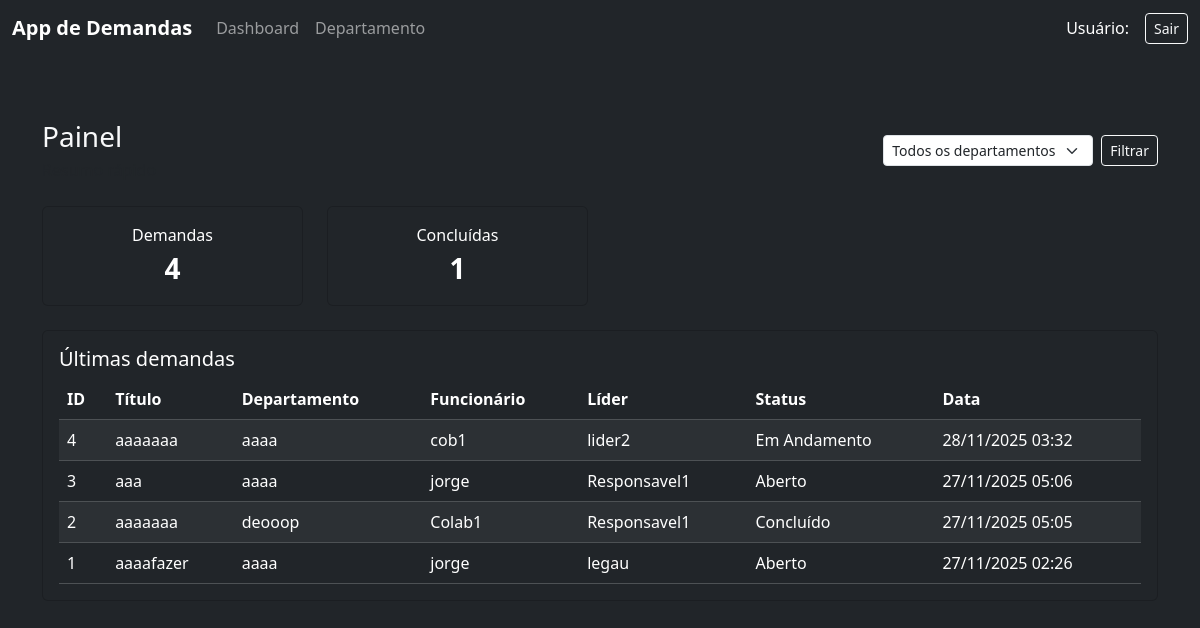
The app's page /privado/, older data.
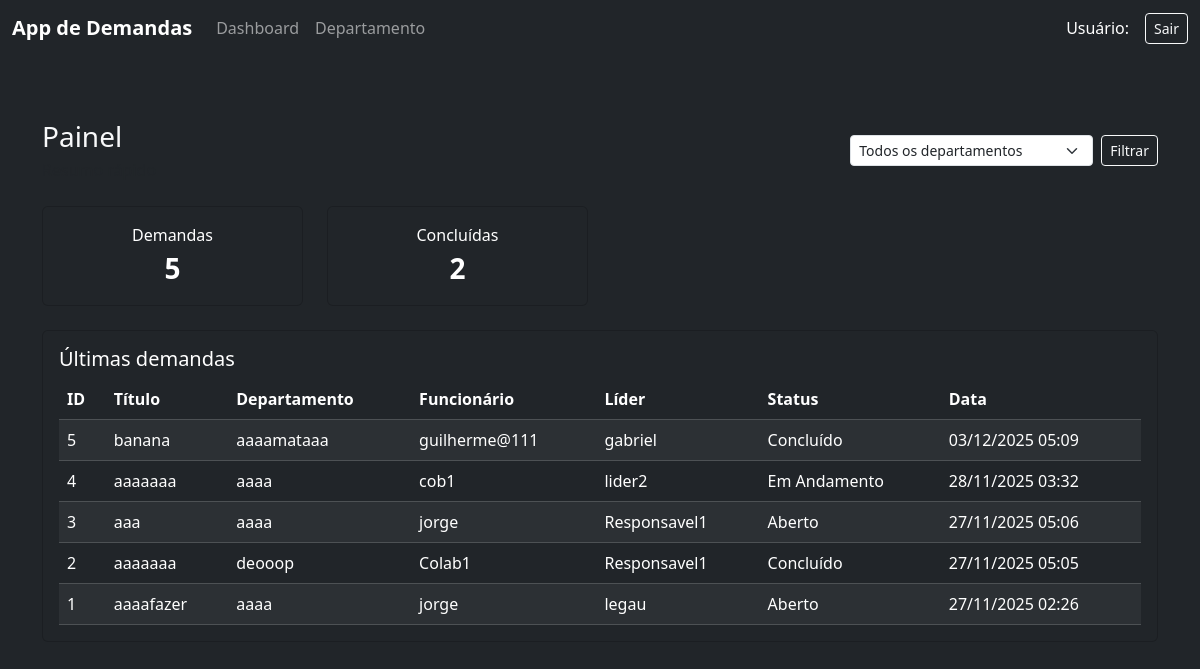
The same page, newer data.
### demanda/models.py (models this page shows, shortened)
class Demanda(models.Model):
    funcionario = models.ForeignKey(Usuario, on_delete=models.CASCADE, related_name='demandas_funcionario')
    lider = models.ForeignKey(Usuario, on_delete=models.CASCADE, related_name='demandas_lider')
    departamento = models.ForeignKey(Departamento, on_delete=models.CASCADE, related_name='demandas_departamento')
    titulo = models.CharField(max_length=30)
    descricao = models.TextField()
    tipo = models.CharField(max_length=20, choices=Tipo_Demanda.choices, default=Tipo_Demanda.CORRECAO)
    data_criacao = models.DateTimeField(auto_now_add=True)
    prazo = models.DateTimeField()
    anexo = models.FileField(upload_to='anexos/', null=True, blank=True)
    status = models.CharField(max_length=15, choices=Tipo_Status.choices, default=Tipo_Status.ABERTO)

### departamento/models.py (models this page shows, shortened)
class Departamento(models.Model):
    id = models.AutoField(primary_key=True)
    nome = models.CharField(max_length=100, unique=True)
    lideres = models.ManyToManyField('usuario.Usuario', related_name='departamentos_liderados')
    membros = models.ManyToManyField('usuario.Usuario', related_name='departamentos', blank=True)

### usuario/models.py (models this page shows, shortened)
class Usuario(models.Model):
    id = models.AutoField(primary_key=True)
    nome = models.CharField(max_length=100)
    usuario = models.CharField(max_length=100)
    senha = models.CharField(max_length=100)
    matricula = models.CharField(max_length=20, unique=True)
    tipo = models.CharField(max_length=4, choices=Tipo_Usuario.choices)
    email = models.EmailField(unique=True)
    status = models.CharField(max_length=4, choices=Status.choices, default=Status.ATIVO)

### dashboard/views.py (the view, shortened to what this page needs)
# urls.py: path('', views.index, name='index'),
def index(request):
    dept_id = request.GET.get('dept')
    usuario_obj = None
    usuario_id = request.session.get('usuario_id')
    if usuario_id:
        try:
            usuario_obj = Usuario.objects.get(id=usuario_id)
        except Usuario.DoesNotExist:
            usuario_obj = None
    if usuario_obj and not usuario_obj.temPrivilegio():
        user_depts = usuario_obj.departamentos.all()
        base_qs = Demanda.objects.filter(departamento__in=user_depts)
    else:
        user_depts = Departamento.objects.all()
        base_qs = Demanda.objects.all()
    total_demandas = base_qs.count()
    total_concluidas = base_qs.filter(status='concluido').count()
    departamentos = (
        Departamento.objects.filter(id__in=user_depts.values_list('id', flat=True))
        .annotate(qtd=Count('demandas_departamento', filter=Q(demandas_departamento__in=base_qs)))
        .order_by('nome')
    )
    ultimas_demandas = base_qs.select_related('departamento', 'lider', 'funcionario').order_by('-data_criacao')
    order = request.GET.get('order')
    if dept_id:
        try:
            ultimas_demandas = ultimas_demandas.filter(departamento_id=int(dept_id))
        except Exception:
            pass
    ultimas = ultimas_demandas[:8]
    context = {
        'total_demandas': total_demandas,
        'total_concluidas': total_concluidas,
        'departamentos': departamentos,
        'ultimas': ultimas,
        'selected_dept': int(dept_id) if dept_id and dept_id.isdigit() else None,
    'order': order,
        'usuario_obj': usuario_obj,
    }
    return render(request, 'privado/dashboard.html', context)

### templates/privado/dashboard.html (shortened to what this page needs)
{% extends 'privado/base.html' %}
{% load static %}
{% block content %}
<div class="container py-5">
  <div class="d-flex justify-content-between align-items-center mb-4">
    <div>
      <h1 class="h3 mb-1">Painel</h1>
      <p class="text-muted mb-0">Resumo rápido</p>
    </div>
    <div>
      <form class="d-flex" method="get">
        <select name="dept" class="form-select form-select-sm me-2">
          <option value="">Todos os departamentos</option>
        </select>
        <button class="btn btn-outline-light btn-sm">Filtrar</button>
      </form>
    </div>
  </div>
  <div class="row mb-3">
    <div class="col-sm-6 col-md-3 mb-2">
      <div class="card text-bg-dark h-100 p-3 text-center">
        <div class="fs-6">Demandas</div>
        <div class="fs-3 fw-bold">{{ total_demandas }}</div>
      </div>
    </div>
    <div class="col-sm-6 col-md-3 mb-2">
      <div class="card text-bg-dark h-100 p-3 text-center">
        <div class="fs-6">Concluídas</div>
        <div class="fs-3 fw-bold">{{ total_concluidas }}</div>
      </div>
    </div>
  </div>
  <div class="card text-bg-dark">
    <div class="card-body">
      <h5 class="card-title">Últimas demandas</h5>
      <div class="table-responsive">
        <table class="table table-dark table-striped mb-0">
          <thead>
            <tr>
              <th>ID</th>
              <th>Título</th>
              <th>Departamento</th>
              <th>Funcionário</th>
              <th>Líder</th>
              <th>Status</th>
              <th>Data</th>
            </tr>
          </thead>
          <tbody>
            {% for d in ultimas %}
            <tr>
              <td>{{ d.id }}</td>
              <td>{{ d.titulo }}</td>
              <td>{{ d.departamento.nome }}</td>
              <td>{{ d.funcionario.nome }}</td>
              <td>{{ d.lider.nome }}</td>
              <td>{{ d.get_status_display }}</td>
              <td>{{ d.data_criacao|date:"d/m/Y H:i" }}</td>
            </tr>
            {% empty %}
            <tr>
              <td colspan="6" class="text-center">Nenhuma demanda encontrada.</td>
            </tr>
            {% endfor %}
          </tbody>
        </table>
      </div>
    </div>
  </div>
</div>
{% endblock %}

Row changes from the older to the newer data that the page shows:
added Demanda: id "5", titulo "banana", departamento.nome "aaaamataaa", funcionario.nome "guilherme@111", lider.nome "gabriel", status "Concluído", data_criacao "03/12/2025 05:09"
Text that changed along with them:
{{ total_demandas }}: "4" → "5"
{{ total_concluidas }}: "1" → "2"
